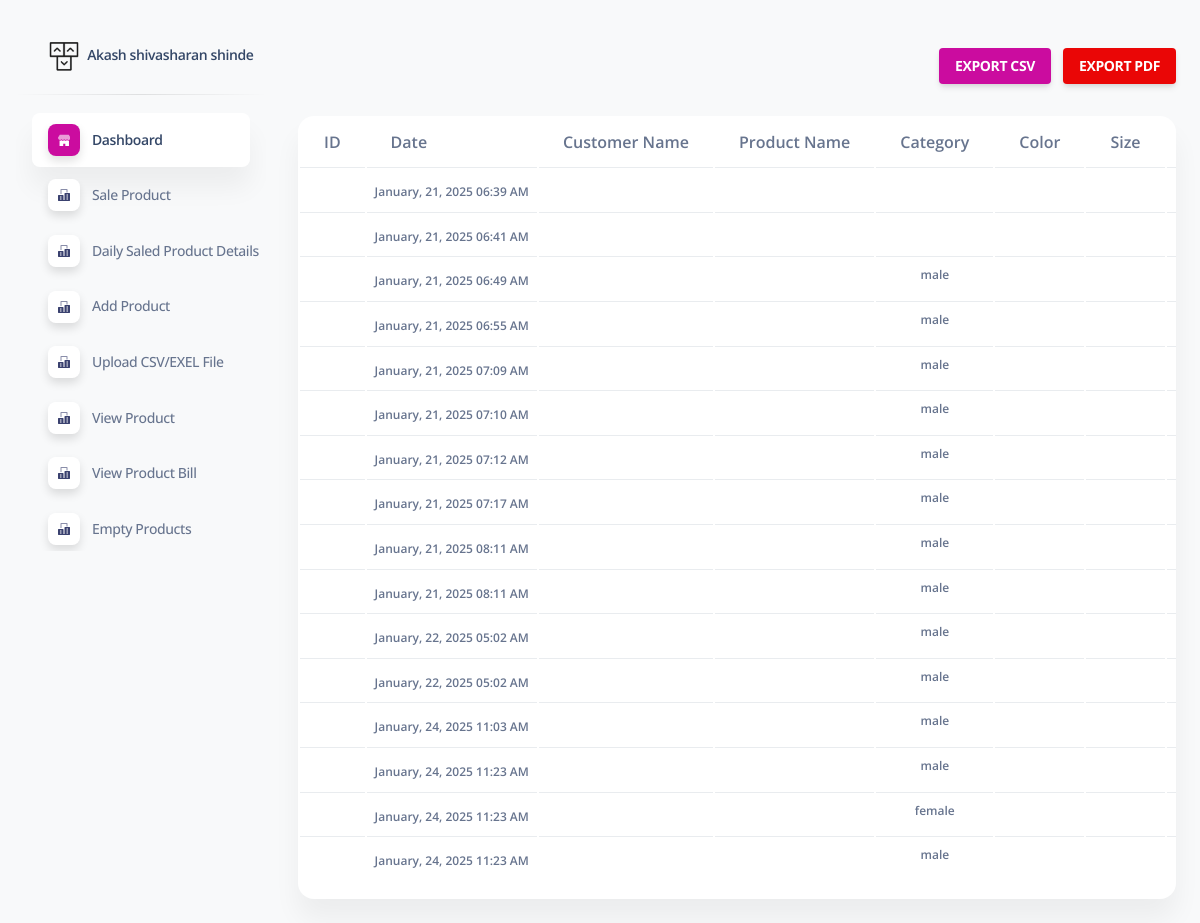
The app's page /admin-dashboard/new/all_bill_view.php (signed in) with its own data.
### tables this page shows
CREATE TABLE `product_sales` (
  `id` int(11) NOT NULL,
  `product_id` varchar(255) NOT NULL,
  `product_bill_no` varchar(200) NOT NULL,
  `bar_code_no` varchar(255) NOT NULL,
  `artical_no` varchar(255) NOT NULL,
  `brand_name` varchar(255) NOT NULL,
  `category` varchar(200) NOT NULL,
  `male_category` varchar(255) DEFAULT NULL,
  `female_category` varchar(255) DEFAULT NULL,
  `child_male_category` varchar(255) DEFAULT NULL,
  `child_female_category` varchar(255) DEFAULT NULL,
  `other_category` varchar(255) DEFAULT NULL,
  `product_color` varchar(255) NOT NULL,
  `product_size` varchar(255) NOT NULL,
  `quantity` int(11) NOT NULL,
  `aval_quantity` varchar(255) NOT NULL,
  `original_price` int(200) NOT NULL,
  `discount` int(200) NOT NULL,
  `sell_price` decimal(10,2) NOT NULL,
  `created_at` timestamp NOT NULL DEFAULT current_timestamp()
);

### admin-dashboard/new/all_bill_view.php (the view, shortened to what this page needs)
<?php
require '../../conf/db.php';
$email_id = $_SESSION['admin'];
$admin_query = "SELECT full_name, email_id FROM admin WHERE email_id = ?";
$stmt = $conn->prepare($admin_query);
$stmt->bindParam(1, $email_id, PDO::PARAM_INT);
$stmt->execute();
$admin_details = $stmt->fetch(PDO::FETCH_OBJ);
if ($admin_details) {
    $full_name = $admin_details->full_name;
} else {
    echo "Admin details not found.";
    exit();
}
try {
    $stmt = $conn->prepare("SELECT * FROM product_sales");
    $stmt->execute();
    $shoes = $stmt->fetchAll(PDO::FETCH_ASSOC);
} catch (PDOException $e) {
    echo "Query failed: " . $e->getMessage();
}
?>
<!DOCTYPE html>
<html lang="en">
  <head>
    <link href="assets/css/nucleo-icons.css" rel="stylesheet" />
    <link href="assets/css/nucleo-svg.css" rel="stylesheet" />
    <link href="assets/css/nucleo-svg.css" rel="stylesheet" />
    <link id="pagestyle" href="assets/css/soft-ui-dashboard.min.css?v=1.1.1" rel="stylesheet" />
  </head>
  <body class="g-sidenav-show  bg-gray-100">
        <?php include '../config/sidebar.php'; ?>
    <main class="main-content position-relative max-height-vh-100 h-100 border-radius-lg ">
        <?php include '../config/nav.php'; ?>
      <div class="container-fluid py-4">
        <div class="d-sm-flex justify-content-between">
          <div class="d-flex">
            <div class="export-buttons mb-3">
              <button id="export-csv" class="btn btn-primary me-2">Export CSV</button>
              <button id="export-pdf" class="btn btn-danger">Export PDF</button>
            </div>
          </div>
        </div>
        <div class="row">
          <div class="col-12">
            <div class="card">
              <div class="table-responsive">
                <table class="table table-flush" id="datatable-search">
                  <thead class="thead-light">
                    <tr>
                      <th>ID</th>
                      <th>Date</th>
                      <th>Customer Name</th>
                      <th>Product Name</th>
                      <th>Category</th>
                      <th>Color</th>
                      <th>Size</th>
                      <th>Original Price</th>
                    </tr>
                  </thead>
                  <tbody>
                    <?php foreach ($shoes as $shoe): ?>
                      <tr>
                        <td class="text-xs font-weight-bold text-center">
                        </td>
                        <td class="font-weight-bold text-center">
                          <span class="my-2 text-xs">
                            <?php
                              $date = new DateTime($shoe['created_at']);
                              echo htmlspecialchars($date->format('F, d, Y h:i A'));
                            ?>
                          </span>
                        </td>
                        <td class="text-xs font-weight-bold text-center">
                        </td>
                        <td class="text-xs font-weight-bold text-center">
                        </td>
                        <td class="text-xs font-weight-bold text-center">
                            <span class="my-2 text-xs"><?php echo htmlspecialchars($shoe['category']); ?></span>
                        </td>
                        <td class="text-xs font-weight-bold text-center">
                        </td>
                        <td class="text-xs font-weight-bold text-center">
                        </td>
                        <td class="text-xs font-weight-bold text-center">
                        </td>
                      </tr>
                    <?php endforeach; ?>
                  </tbody>
                </table>
              </div>
            </div>
          </div>
        </div>
      </div>
    </main>
  </body>
</html>

### admin-dashboard/config/sidebar.php (shortened to what this page needs)
<aside class="sidenav navbar navbar-vertical navbar-expand-xs border-0 border-radius-xl my-3 fixed-start ms-3 " id="sidenav-main">
  <div class="sidenav-header">
    <a class="navbar-brand m-0" target="_blank">
      <img src="../assets/img/logo-ct-dark.png" class="navbar-brand-img h-100" alt="main_logo">
      <span class="ms-1 font-weight-bold"><?php echo $full_name; ?></span>
    </a>
  </div>
  <hr class="horizontal dark mt-0">
  <div class="collapse navbar-collapse  w-auto " id="sidenav-collapse-main">
    <ul class="navbar-nav">
      <li class="nav-item">
        <a class="nav-link  active" href="../pages/dashboard.php">
          <div class="icon icon-shape icon-sm shadow border-radius-md bg-white text-center me-2 d-flex align-items-center justify-content-center">
          </div>
          <span class="nav-link-text ms-1">Dashboard</span>
        </a>
      </li>
      <li class="nav-item">
        <a class="nav-link  " href="../../admin-dashboard/pages/manage_daily.php">
          <div class="icon icon-shape icon-sm shadow border-radius-md bg-white text-center me-2 d-flex align-items-center justify-content-center">
          </div>
          <span class="nav-link-text ms-1">Sale Product</span>
        </a>
      </li>
      <li class="nav-item">
        <a class="nav-link  " href="../../admin-dashboard/pages/display_daily_report.php">
          <div class="icon icon-shape icon-sm shadow border-radius-md bg-white text-center me-2 d-flex align-items-center justify-content-center">
          </div>
          <span class="nav-link-text ms-1">Daily Saled Product Details</span>
        </a>
      </li>
      <li class="nav-item">
        <a class="nav-link  " href="../../address/add_product.php">
          <div class="icon icon-shape icon-sm shadow border-radius-md bg-white text-center me-2 d-flex align-items-center justify-content-center">
          </div>
          <span class="nav-link-text ms-1">Add Product</span>
        </a>
      </li>
      <li class="nav-item">
        <a class="nav-link  " href="../new/upload_csv_exel.php">
          <div class="icon icon-shape icon-sm shadow border-radius-md bg-white text-center me-2 d-flex align-items-center justify-content-center">
          </div>
          <span class="nav-link-text ms-1">Upload CSV/EXEL File</span>
        </a>
      </li>
      <li class="nav-item">
        <a class="nav-link  " href="../pages/update_product_all.php">
          <div class="icon icon-shape icon-sm shadow border-radius-md bg-white text-center me-2 d-flex align-items-center justify-content-center">
          </div>
          <span class="nav-link-text ms-1">View Product</span>
        </a>
      </li>
      <li class="nav-item">
        <a class="nav-link  " href="../new/list.php">
          <div class="icon icon-shape icon-sm shadow border-radius-md bg-white text-center me-2 d-flex align-items-center justify-content-center">
          </div>
          <span class="nav-link-text ms-1">View Product Bill</span>
        </a>
      </li>
      <li class="nav-item">
        <a class="nav-link  " href="../new/empty_product.php">
          <div class="icon icon-shape icon-sm shadow border-radius-md bg-white text-center me-2 d-flex align-items-center justify-content-center">
          </div>
          <span class="nav-link-text ms-1">Empty Products</span>
        </a>
      </li>
    </ul>
  </div>
</aside>

### admin-dashboard/new/assets/css/nucleo-svg.css (style rules this page uses)
.icon { display:inline-block;color:#111;height:1em;width:1em }
.icon-sm { height:.8em;width:.8em }
.icon { fill:currentColor;stroke:none }

### admin-dashboard/new/all_bill_view.php (style rules this page uses)
.export-buttons .btn { font-size: 14px; padding: 8px 16px; border-radius: 4px; cursor: pointer; }

### records on screen
product_sales: created_at "January, 21, 2025 06:39 AM"
product_sales: created_at "January, 21, 2025 06:41 AM"
product_sales: created_at "January, 21, 2025 06:49 AM", category "male"
product_sales: created_at "January, 21, 2025 06:55 AM", category "male"
product_sales: created_at "January, 21, 2025 07:09 AM", category "male"
product_sales: created_at "January, 21, 2025 07:10 AM", category "male"
product_sales: created_at "January, 21, 2025 07:12 AM", category "male"
product_sales: created_at "January, 21, 2025 07:17 AM", category "male"
product_sales: created_at "January, 21, 2025 08:11 AM", category "male"
product_sales: created_at "January, 21, 2025 08:11 AM", category "male"
product_sales: created_at "January, 22, 2025 05:02 AM", category "male"
product_sales: created_at "January, 22, 2025 05:02 AM", category "male"
product_sales: created_at "January, 24, 2025 11:03 AM", category "male"
product_sales: created_at "January, 24, 2025 11:23 AM", category "male"
product_sales: created_at "January, 24, 2025 11:23 AM", category "female"
product_sales: created_at "January, 24, 2025 11:23 AM", category "male"

### other values on screen
$full_name "Akash shivasharan shinde"
